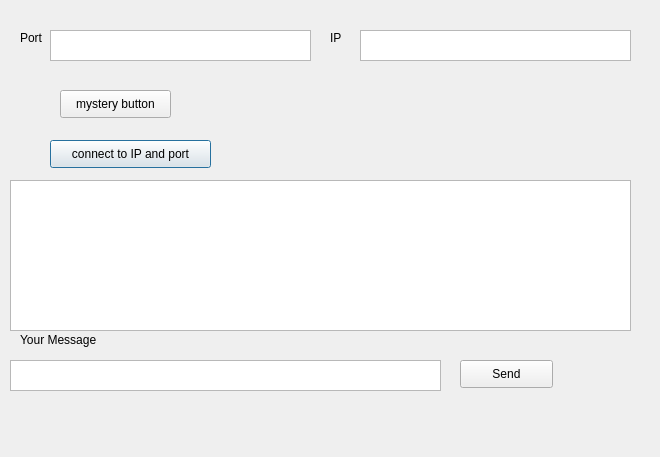
<?xml version="1.0" encoding="UTF-8"?>
<ui version="4.0">
 <class>Dialog</class>
 <widget class="QDialog" name="Dialog">
  <property name="geometry">
   <rect>
    <x>0</x>
    <y>0</y>
    <width>660</width>
    <height>457</height>
   </rect>
  </property>
  <property name="windowTitle">
   <string>Dialog</string>
  </property>
  <widget class="QLabel" name="label">
   <property name="geometry">
    <rect>
     <x>20</x>
     <y>30</y>
     <width>71</width>
     <height>16</height>
    </rect>
   </property>
   <property name="text">
    <string>Port</string>
   </property>
  </widget>
  <widget class="QTextEdit" name="textEditPort">
   <property name="geometry">
    <rect>
     <x>50</x>
     <y>30</y>
     <width>261</width>
     <height>31</height>
    </rect>
   </property>
  </widget>
  <widget class="QLabel" name="label_2">
   <property name="geometry">
    <rect>
     <x>330</x>
     <y>30</y>
     <width>61</width>
     <height>16</height>
    </rect>
   </property>
   <property name="text">
    <string>IP</string>
   </property>
  </widget>
  <widget class="QTextEdit" name="textEditIP">
   <property name="geometry">
    <rect>
     <x>360</x>
     <y>30</y>
     <width>271</width>
     <height>31</height>
    </rect>
   </property>
  </widget>
  <widget class="QLabel" name="label_3">
   <property name="geometry">
    <rect>
     <x>20</x>
     <y>330</y>
     <width>121</width>
     <height>20</height>
    </rect>
   </property>
   <property name="text">
    <string>Your Message</string>
   </property>
  </widget>
  <widget class="QTextEdit" name="textEditMessage">
   <property name="geometry">
    <rect>
     <x>10</x>
     <y>360</y>
     <width>431</width>
     <height>31</height>
    </rect>
   </property>
  </widget>
  <widget class="QPushButton" name="pushButton">
   <property name="geometry">
    <rect>
     <x>50</x>
     <y>140</y>
     <width>161</width>
     <height>28</height>
    </rect>
   </property>
   <property name="text">
    <string>connect to IP and port</string>
   </property>
  </widget>
  <widget class="QPushButton" name="pushButtonSend">
   <property name="geometry">
    <rect>
     <x>460</x>
     <y>360</y>
     <width>93</width>
     <height>28</height>
    </rect>
   </property>
   <property name="text">
    <string>Send</string>
   </property>
  </widget>
  <widget class="QPushButton" name="pushButton_3">
   <property name="geometry">
    <rect>
     <x>60</x>
     <y>90</y>
     <width>111</width>
     <height>28</height>
    </rect>
   </property>
   <property name="text">
    <string>mystery button</string>
   </property>
  </widget>
  <widget class="QTextEdit" name="serverclientChat">
   <property name="enabled">
    <bool>true</bool>
   </property>
   <property name="geometry">
    <rect>
     <x>10</x>
     <y>180</y>
     <width>621</width>
     <height>151</height>
    </rect>
   </property>
   <property name="readOnly">
    <bool>true</bool>
   </property>
  </widget>
 </widget>
 <layoutdefault spacing="6" margin="11"/>
 <resources/>
 <connections/>
</ui>
